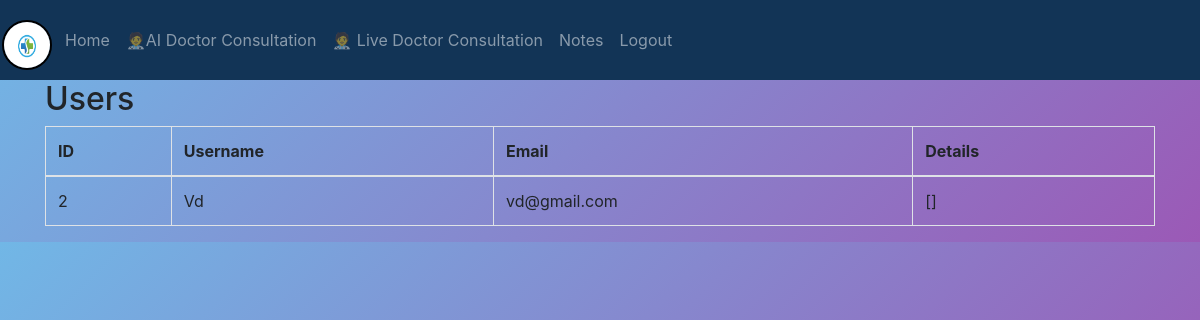
Screenshot of /users (signed in) with the database file from the repository.
### website/models.py (models this page shows)
class User(db.Model, UserMixin):
    id = db.Column(db.Integer, primary_key=True)
    username = db.Column(db.String(150), unique=True)
    latitude = db.Column(db.DECIMAL(10, 6))
    longitude = db.Column(db.DECIMAL(10, 6))
    email = db.Column(db.String(150), unique=True)
    password = db.Column(db.String(150))
    first_name = db.Column(db.String(150))
    notes = db.relationship('Note')
    aidoctor = db.relationship('AiDoctor')

### website/admin.py (the view)
@admin.route('/users')#http://127.0.0.1:5000/users
def users():
    users = User.query.all()
    return render_template('users.html', users=users,user=current_user)

### website/__init__.py (called while the page is built)
def create_app():
    app = Flask(__name__)
    app.config['SECRET_KEY'] = 'hjshjhdjah kjshkjdhjs'
    app.config['SQLALCHEMY_DATABASE_URI'] = f'sqlite:///{DB_NAME}'
    db.init_app(app)
    from .views import views
    from .auth import auth
    from .admin import admin
    from .prediction import pred
    app.register_blueprint(views, url_prefix='/')
    app.register_blueprint(auth, url_prefix='/')
    app.register_blueprint(admin, url_prefix='/')
    app.register_blueprint(pred, url_prefix='/')
    from .models import User, Note, AiDoctor
    with app.app_context():
        db.create_all()
    login_manager = LoginManager()
    login_manager.login_view = 'auth.login'
    login_manager.init_app(app)
    @app.before_request
    def before_request():
        g.user = current_user
    @login_manager.user_loader
    def load_user(id):
        return User.query.get(int(id))
    return app

### website/templates/users.html (shortened to what this page needs)
{% extends 'admin_dashboard.html' %}
{% block content %}
 <h2>Users</h2>
      <table class="table table-bordered table-hover">
        <thead>
          <tr>
            <th>ID</th>
            <th>Username</th>
            <th>Email</th> <th>Details</th> </tr>
        </thead>
        <tbody>
          {% for user in users %}
          {% if user.id !=1%}
          <tr>
            <td>{{ user.id }}</td>
            <td>{{ user.username }}</td>
            <td>{{ user.email }}</td> <td>{{ user.notes }}</td> </tr>
          {% endif %}
          {% endfor %}
        </tbody>
      </table>
{% endblock %}

### website/templates/base.html (style rules this page uses)
body { background: linear-gradient(135deg, #71b7e6, #9b59b6 ); }

### rows the page displays
User: id "2", username "Vd", email "vd@gmail.com", notes "[]"
